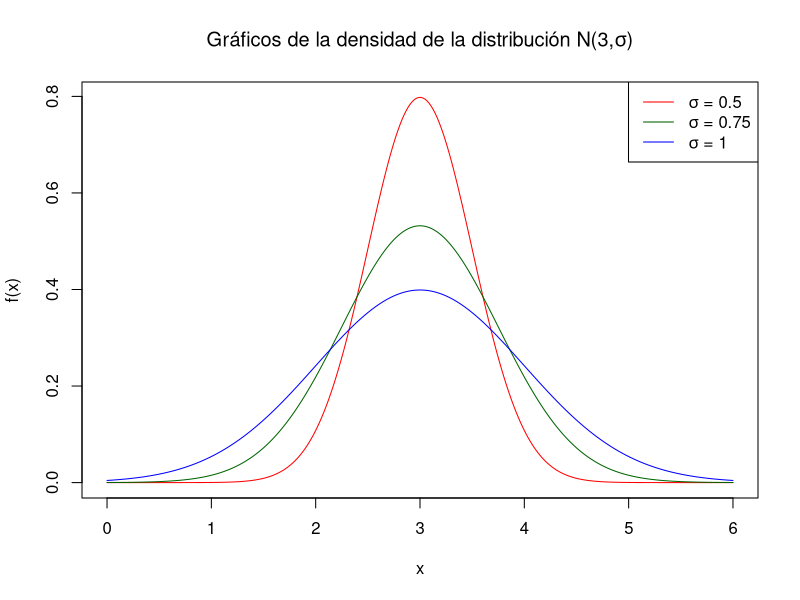

Reproduce this figure in R.
desv_tipicas <- c(0.5, 0.75, 1)

x <- seq(0, 6, 0.01)
medias <- 3
y <- dnorm(x, mean = medias, sd = desv_tipicas[1])
colores <- c("red", "darkgreen", "blue")

plot(x,
    y,
    type = "l",
    col = colores[1],
    main = expression(paste("Gráficos de la densidad de la distribución N(3,", sigma, ")")),
    xlab = "x",
    ylab = "f(x)"
)

for (i in 2:length(desv_tipicas)) {
    y <- dnorm(x, mean = medias, sd = desv_tipicas[i])
    lines(x, y, col = colores[i])
}

leyendas <- c(
    expression(paste(sigma, " = 0.5")),
    expression(paste(sigma, " = 0.75")),
    expression(paste(sigma, " = 1"))
)
legend("topright", legend = leyendas, col = colores, lty = 1)
